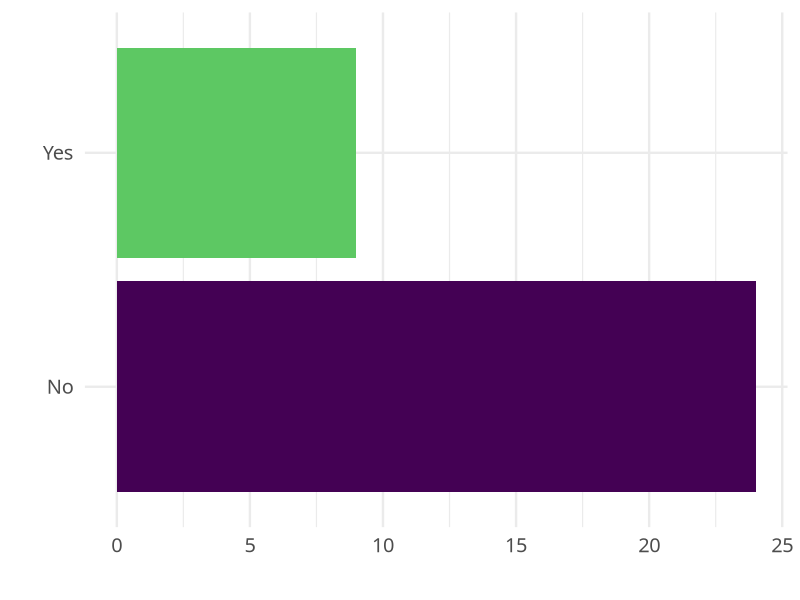
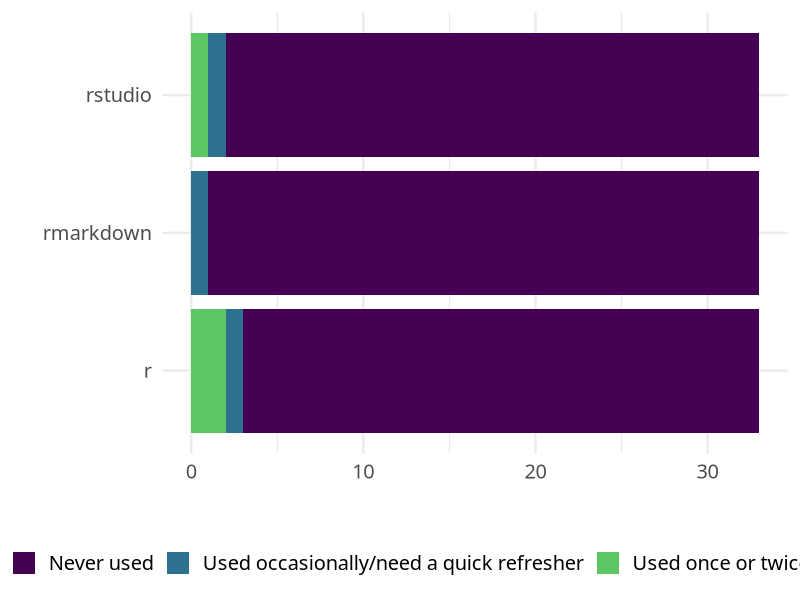

R code for these plots, in order:
## ---- chunk 1
library(tidyverse)
library(patchwork)
library(tidytext)
knitr::opts_chunk$set(warning = FALSE, message = FALSE, echo = FALSE, fig.align = 'center', fig.width = 10, fig.height = 6)
theme_set(theme_minimal(base_size = 18, base_family = "Source Sans 3"))
## ---- chunk 2
survey = read_csv("../data/survey-anon.csv", 
                  col_names = c("stats", "cs", "r", "rstudio", "rmarkdown", "nervous"),
                  skip = 1)
## ---- chunk 3
#data(stop_words)
#survey %>%
#  select(nervous) %>%
#  mutate(student = 1:n()) %>% 
#  unnest_tokens(word, nervous, token = "ngrams", n = 1) %>%
#  anti_join(stop_words) %>%
#  count(word, sort = TRUE)
## ---- chunk 4
survey %>% 
  mutate(stats2 = ifelse(str_detect(stats, "Yes"), "Yes", "No")) %>%
  ggplot(aes(y = stats2, fill = stats2)) +
  geom_bar() + 
  labs(x = "",
       y = "") + 
  theme(legend.position = "none") + 
  scale_fill_viridis_d(end = .75)
## ---- chunk 5
survey %>% 
  pivot_longer(cols = 3:5) %>%
  ggplot(aes(y = name, fill = value)) +
  geom_bar() + 
  labs(x = "",
       y = "",
       fill = "") + 
  theme(legend.position = "bottom") + 
  scale_fill_viridis_d(end = .75)
